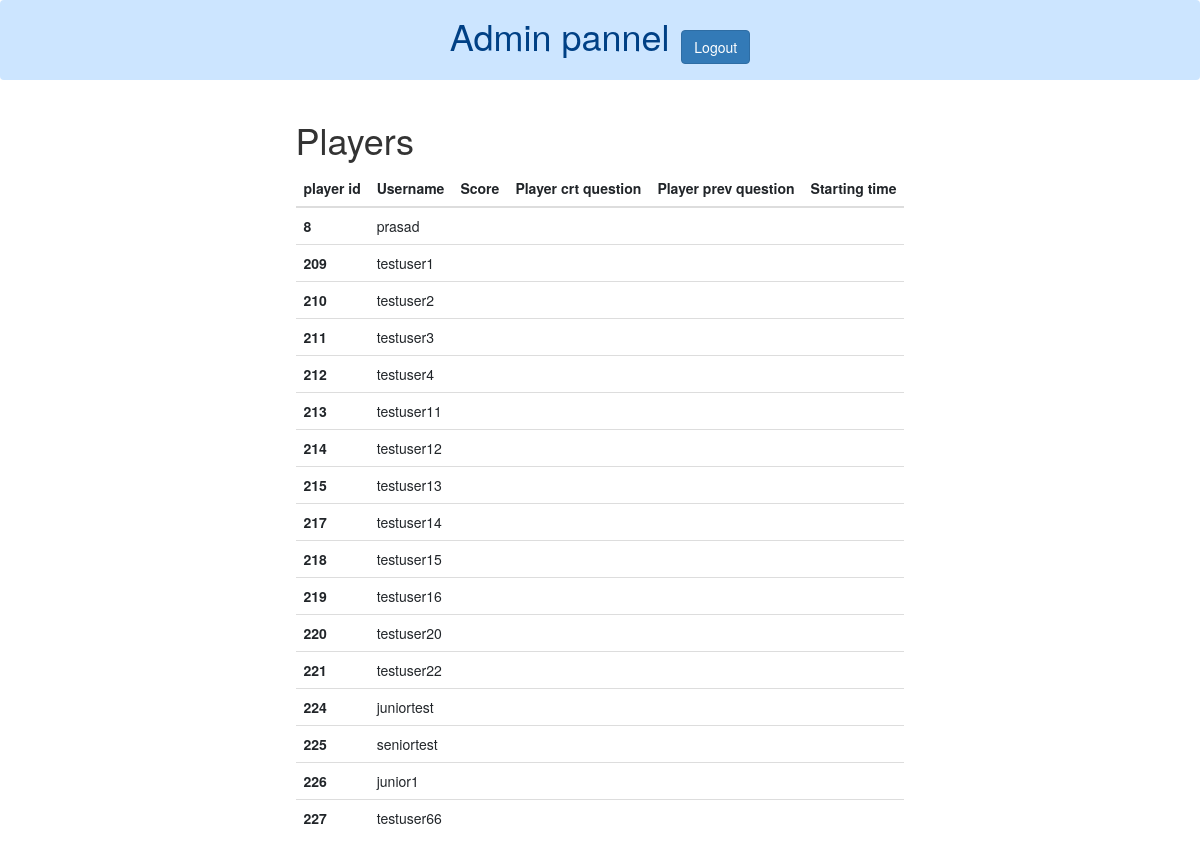
The app's page /settingwale/ (signed in), older data.
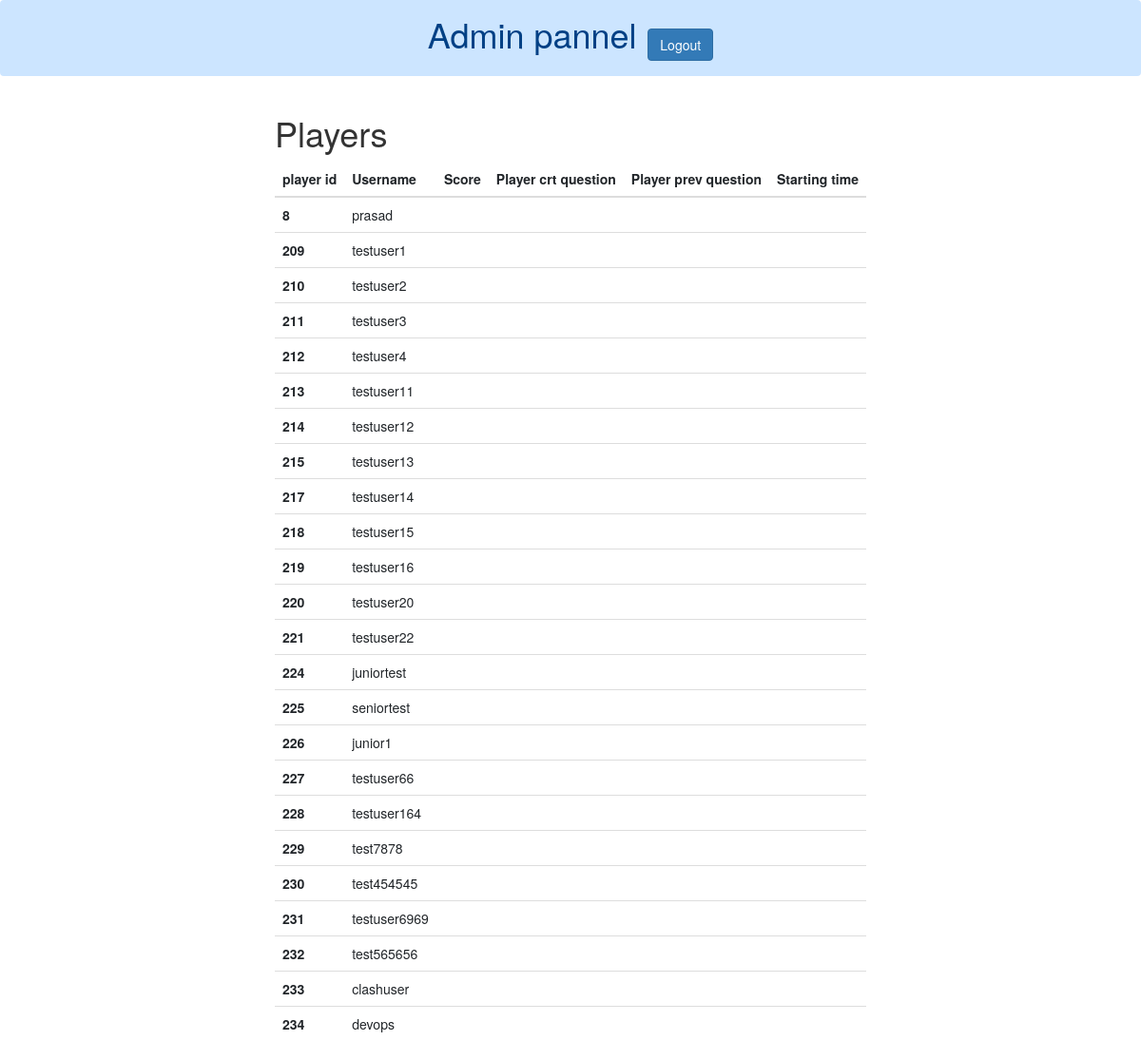
The same page, newer data.
### app_1/models.py (models this page shows, shortened)
class Player(models.Model):
    user=models.OneToOneField(User, on_delete=models.CASCADE)
    playerScore = models.IntegerField(blank=True,default=0)
    questionList=models.TextField(null=True,blank=True)
    questionNumber = models.IntegerField(default=random.randint(1,10),null=True,blank=True)  #random question number of player
    questionIndex = models.IntegerField(default=1)                                   #number visible to user sequentialy
    isStarted=models.BooleanField(default=False)              #to check user started quizz or not
    isEnded=models.BooleanField(default=False)              #to check user started quizz or not
    rank = models.IntegerField(blank=True,null=True)
    previousQuestion = models.IntegerField(blank=True,default=0)
    startTime = models.DateTimeField(null=True,blank=True)  #actual starting time
    EndTime = models.DateTimeField(null=True,blank=True)  #game current time
    lifelineArray = models.TextField(blank=True,null=True,default="[]")
    lifelineActivationFlag = models.BooleanField(default=False)
    marksAdd=models.IntegerField(null=True,blank=True,default=4)  #marks add
    marksSubstract=models.IntegerField(null=True,blank=True,default=-2) #marks sub
    chatBotResponse = models.TextField(blank = True) # store chatBot ques. and ans 3rd lifelinr
    isTeamChoices = [
        (True,"True"),
        (False,"False")
    ]
    isTeam = models.BooleanField(choices=isTeamChoices,default=True)
    isJuniorChoices = [
        (True,"True"),
        (False,"False")
    ]
    isJunior = models.BooleanField(choices=isJuniorChoices,default=True)
    tabSwitchCount = models.IntegerField(default=0)
    maxStreak = models.IntegerField(default = 0)

### app_1/views.py (the view)
# urls.py: path('settingwale/', views.settingwale, name='settingwale'),
@login_required(login_url='login')
def settingwale(request):
    context={}
    players = Player.objects.all()
    context["players"]=players
    return render(request,"app_1/settingwale.html",context)

### app_1/templates/app_1/settingwale.html (shortened to what this page needs)
<!DOCTYPE html>
<html lang="en">
<head>
    <link rel="stylesheet" href="https://cdn.jsdelivr.net/npm/bootstrap@4.4.1/dist/css/bootstrap.min.css">
    <link rel="stylesheet" href="https://maxcdn.bootstrapcdn.com/bootstrap/3.4.1/css/bootstrap.min.css">
</head>
<body>
    <div class="alert alert-primary  text-center " role="alert">
        <h1 class="d-inline">Admin pannel</h1> &nbsp; <a href="/signout"><button class="btn btn-primary">Logout</button></a>
      </div>
    <div class="d-flex justify-content-around">
        <div>
            <h1>Players</h1>
            <table class="table table-hover">
                <thead>
                <tr>
                    <th scope="col">player id</th>
                    <th scope="col">Username</th>
                    <th scope="col">Score</th>
                    <th scope="col">Player crt question</th>
                    <th scope="col">Player prev question</th>
                    <th scope="col">Starting time</th>
                </tr>
                </thead>
                <tbody>
                    {% for player in players %}
                <tr>
                    <th scope="row">{{player.id}}</th>
                    <td>{{player.user}}</td>
                    <td>{{player.p_current_score}}</td>
                    <td>{{player.p_current_question}}</td>
                    <td>{{player.p_previous_question}}</td>
                    <td>{{player.p_starting_time}}</td>
                </tr>
                {% endfor %}
                </tbody>
            </table>
        </div>
    </div>
</body>
</html>

Row changes from the older to the newer data that the page shows:
added Player: id "228", user "testuser164"
added Player: id "229", user "test7878"
added Player: id "230", user "test454545"
added Player: id "231", user "testuser6969"
added Player: id "232", user "test565656"
added Player: id "233", user "clashuser"
added Player: id "234", user "devops"
